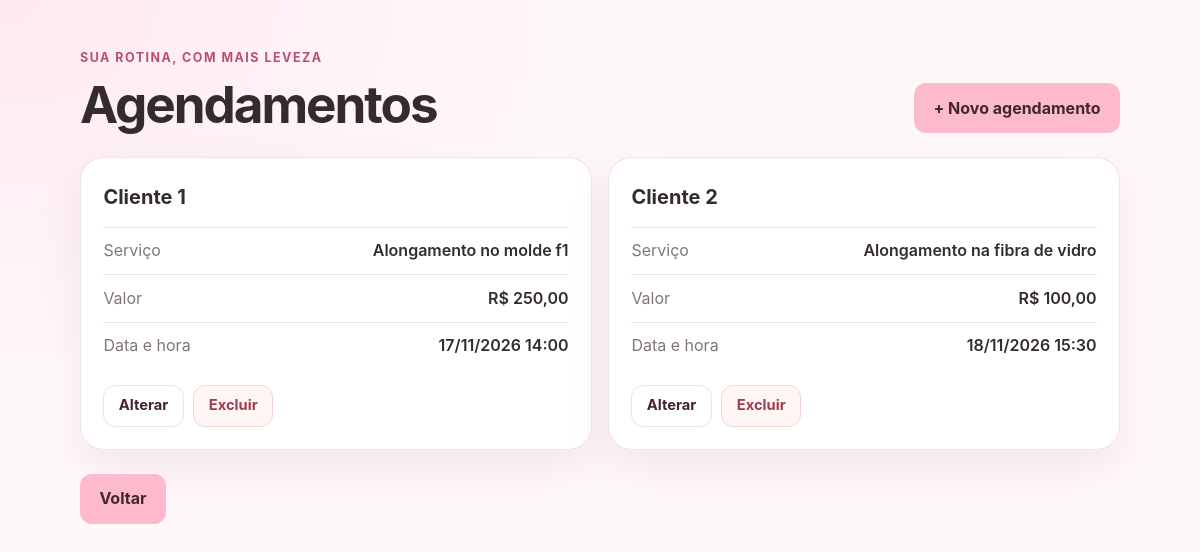
Page /agendamentos on the earlier database version.
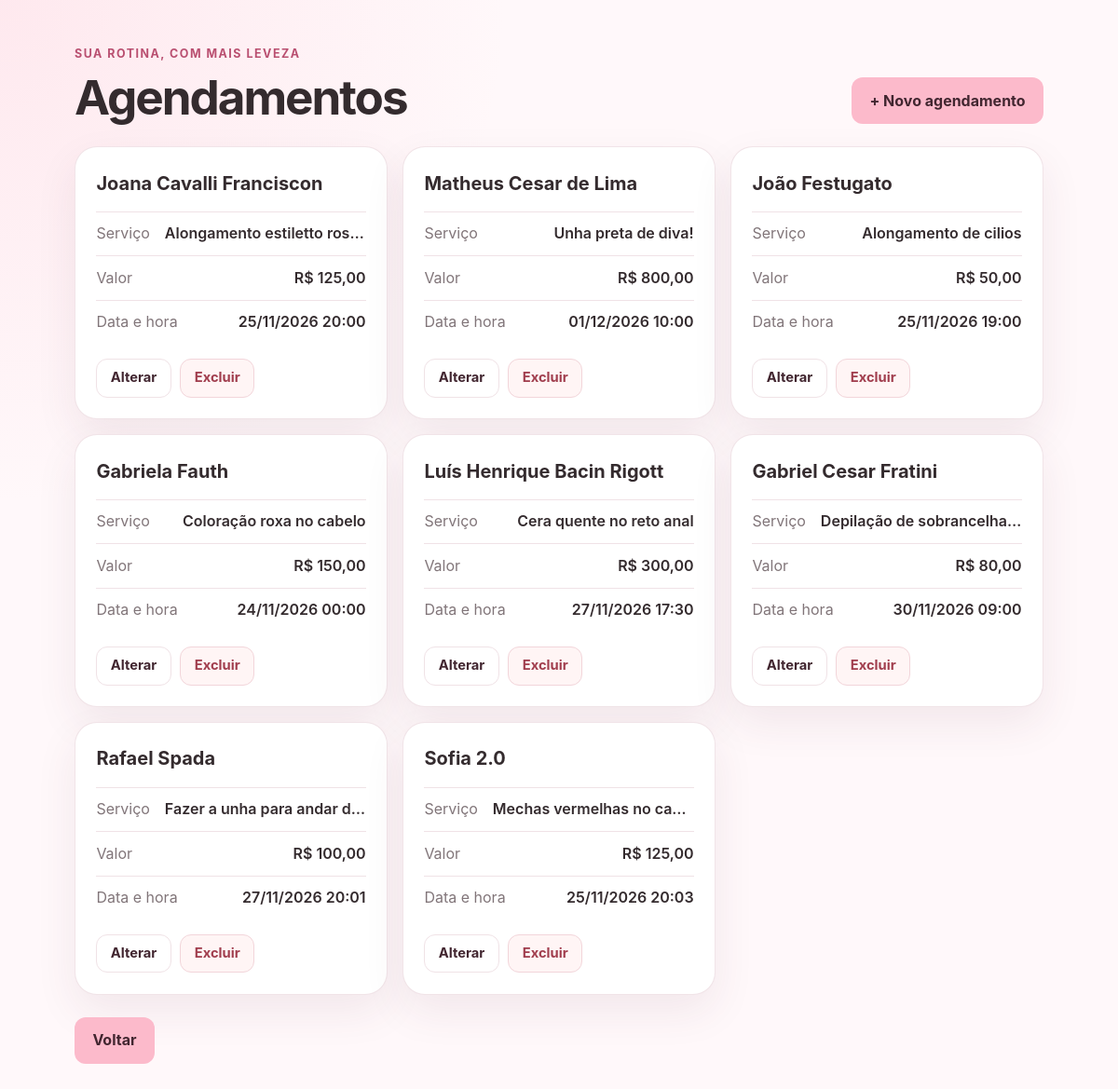
Same page on the later database version.
### core/models.py (models this page shows, shortened)
class Agendamento(models.Model):
    nomeCliente = models.CharField(max_length=50)
    preco = models.DecimalField(max_digits=10, decimal_places=2)
    servico = models.TextField(max_length=100)
    dataAgendada = models.DateTimeField()
    dataCriacao = models.DateTimeField(auto_now_add=True)

### core/views.py (the view)
# urls.py: path('agendamentos', agendamentos, name='agendamentos'),
def agendamentos(request):
    agendamentos = Agendamento.objects.all()
    return render(request, 'agendamentos.html', {
        'agendamentos': agendamentos
    })

### core/templates/agendamentos.html (shortened to what this page needs)
<!DOCTYPE html>
<html lang="pt-BR">
<head>
    {% load static %}
    <link rel="stylesheet" href="{% static 'css/style.css' %}?v=3">
</head>
<body>
    <main class="page-shell">
        <header class="page-heading">
            <div>
                <p class="eyebrow">Sua rotina, com mais leveza</p>
                <h1>Agendamentos</h1>
            </div>
            <a class="button" href="{% url 'formulario' %}">+ Novo agendamento</a>
        </header>
        <section class="appointment-list" aria-label="Lista de agendamentos">
            {% for agendamento in agendamentos %}
                <article class="appointment-card">
                    <h2>{{ agendamento.nomeCliente }}</h2>
                    <p class="appointment-detail">
                        <span>Serviço</span>
                        <strong>{{ agendamento.servico }}</strong>
                    </p>
                    <p class="appointment-detail">
                        <span>Valor</span>
                        <strong>R$ {{ agendamento.preco }}</strong>
                    </p>
                    <p class="appointment-detail">
                        <span>Data e hora</span>
                        <strong>{{ agendamento.dataAgendada|date:"d/m/Y H:i" }}</strong>
                    </p>
                    <div class="appointment-actions">
                        <a class="button button-secondary"
                           href="{% url 'editaAgendamento' agendamento.id %}">
                            Alterar
                        </a>
                        <form method="post" action="{% url 'excluiAgendamento' agendamento.id %}">
                            <button class="button-danger" type="submit">Excluir</button>
                        </form>
                    </div>
                </article>
            {% empty %}
                <p class="empty-state">Nenhum agendamento cadastrado ainda.</p>
            {% endfor %}
        </section>
        <footer class="page-footer">
            <a class="button" href="{% url 'home' %}">Voltar</a>
        </footer>
    </main>
</body>
</html>

### core/static/css/style.css (style rules this page uses)
:root { color-scheme: light; --pink: #FCBACB; --pink-dark: #b94f70; --pink-light: #fff0f4; --ink: #342b2e; --muted: #817579; --surface: #ffffff; --background: #fff8fa; --border: #f0e2e6; --shadow: 0 18px 45px rgba(90, 43, 58, 0.08); }
* { box-sizing: border-box; }
body { min-height: 100vh; margin: 0; background: radial-gradient(ellipse at top left, rgba(252, 186, 203, 0.25), transparent 34rem), var(--background); color: var(--ink); font-family: Inter, "Segoe UI", Arial, sans-serif; line-height: 1.6; }
a { color: var(--pink-dark); text-decoration: none; }
.page-shell { width: min(100% - 2rem, 1040px); margin: 0 auto; padding: 3rem 0; }
.eyebrow { margin: 0 0 0.5rem; color: var(--pink-dark); font-size: 0.78rem; font-weight: 700; letter-spacing: 0.12em; text-transform: uppercase; }
h1, h2, h3, p { margin-top: 0; }
h1 { margin-bottom: 0.75rem; font-size: clamp(2rem, 5vw, 3.2rem); line-height: 1.12; letter-spacing: -0.04em; }
.hero-card, .form-card, .appointment-card { border: 1px solid rgba(240, 226, 230, 0.9); border-radius: 24px; background: var(--surface); box-shadow: var(--shadow); }
.button, button { display: inline-flex; align-items: center; justify-content: center; min-height: 44px; padding: 0.7rem 1.15rem; border: 1px solid transparent; border-radius: 12px; background: var(--pink); color: #422630; font: inherit; font-weight: 700; cursor: pointer; transition: transform 150ms ease, background-color 150ms ease, box-shadow 150ms ease; }
.button-secondary { border-color: var(--border); background: #ffffff; }
.button-danger { border-color: #f2d5da; background: #fff5f5; color: #a13e4e; }
.page-heading { display: flex; align-items: end; justify-content: space-between; gap: 1rem; margin-bottom: 1.5rem; }
.page-footer { margin-top: 1.5rem; }
.page-heading h1 { margin-bottom: 0; }
.appointment-list { display: grid; grid-template-columns: repeat(auto-fit, minmax(min(100%, 280px), 1fr)); gap: 1rem; }
.appointment-card { min-width: 0; max-width: 100%; padding: 1.4rem; }
.appointment-card h2 { margin-bottom: 0.9rem; font-size: 1.25rem; overflow: hidden; text-overflow: ellipsis; white-space: nowrap; }
.appointment-detail { display: grid; grid-template-columns: max-content minmax(0, 1fr); min-width: 0; gap: 1rem; margin: 0; padding: 0.65rem 0; border-top: 1px solid var(--border); color: var(--muted); }
.appointment-detail strong { min-width: 0; color: var(--ink); font-weight: 600; text-align: right; overflow: hidden; text-overflow: ellipsis; white-space: nowrap; }
.appointment-actions { display: flex; flex-wrap: wrap; gap: 0.6rem; margin-top: 1rem; }
.appointment-actions form { margin: 0; }
.appointment-actions .button, .appointment-actions button { min-height: 40px; padding: 0.5rem 0.9rem; font-size: 0.92rem; }

Differences in the rows shown:
removed Agendamento: nomeCliente "Cliente 1", servico "Alongamento no molde f1", preco "250,00", dataAgendada "17/11/2026 14:00"
removed Agendamento: nomeCliente "Cliente 2", servico "Alongamento na fibra de vidro", preco "100,00", dataAgendada "18/11/2026 15:30"
added Agendamento: nomeCliente "Joana Cavalli Franciscon", servico "Alongamento estiletto ros…", preco "125,00", dataAgendada "25/11/2026 20:00"
added Agendamento: nomeCliente "Matheus Cesar de Lima", servico "Unha preta de diva!", preco "800,00", dataAgendada "01/12/2026 10:00"
added Agendamento: nomeCliente "João Festugato", servico "Alongamento de cilios", preco "50,00", dataAgendada "25/11/2026 19:00"
added Agendamento: nomeCliente "Gabriela Fauth", servico "Coloração roxa no cabelo", preco "150,00", dataAgendada "24/11/2026 00:00"
added Agendamento: nomeCliente "Luís Henrique Bacin Rigott", servico "Cera quente no reto anal", preco "300,00", dataAgendada "27/11/2026 17:30"
added Agendamento: nomeCliente "Gabriel Cesar Fratini", servico "Depilação de sobrancelha…", preco "80,00", dataAgendada "30/11/2026 09:00"
added Agendamento: nomeCliente "Rafael Spada", servico "Fazer a unha para andar d…", preco "100,00", dataAgendada "27/11/2026 20:01"
added Agendamento: nomeCliente "Sofia 2.0", servico "Mechas vermelhas no ca…", preco "125,00", dataAgendada "25/11/2026 20:03"
